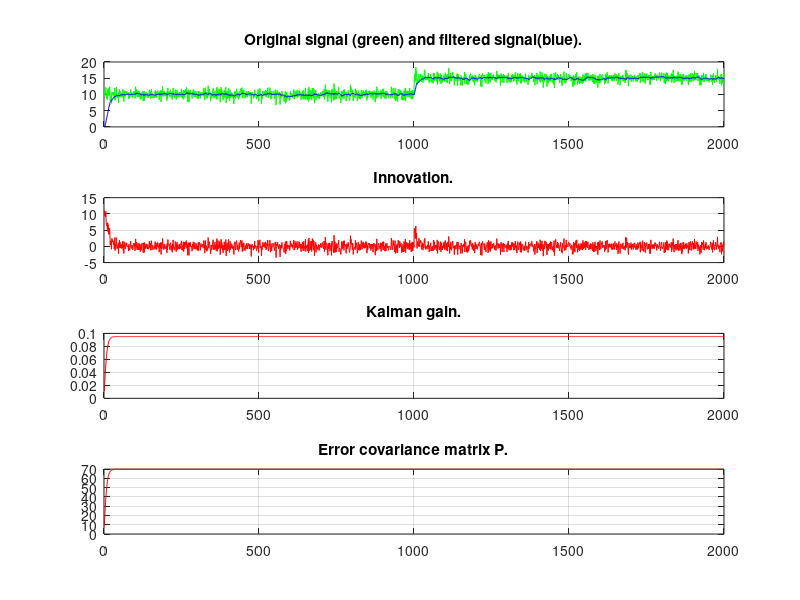

MATLAB code to generate this figure:
clear all;

% Create an matlab-file to demonstrate Kalman Filtering - 
% Constant estimation. Matlab-file will have to meet the following points:
% done - a) Generate a random signal with a defined standard deviation of length 2000
% samples, the signal will contain a step change in level, i.e. first 1000 level samples
% L1, second 1000 samples of level L2.
% done - b) Implement the KF to estimate the constant and tune the filter properly 
% according to the instructions given at the lecture.
% done - c) Plot the KF parameters:
% c1) Raw signal unfiltered vs. state vector (x);
% c2) Innovation;
% c3) Kalman gain;
% c4) Error covariance matrix P.
constant1 = 10;
constant2 = 15;
N = 2000;
dt = 0.01;

x = zeros(1, N);
x(1:1000) = x(1:1000) + constant1;
x(1001:end) = x(1001:end) + constant2;
noise = randn(1, N);
sig = x + noise;

% Values initialisation
A = [0];

xk = [0];

Pk = [1];
Qk = [std(sig)^2];

R = std(sig)^2 / dt;

G = [1];
I = eye(1);
Fi = [1];
H = [1];
inn_array = [0];
pss_array = [Pk];
kss_array = [0];

% x-, Pk- - extrapolation
% x+, Pk+ - observation

for i = 1:N
    % time step
    x_next_extra = Fi * xk(i);
    P_next_extra = Fi * Pk * Fi.' + Qk;
    
    % 
    K = P_next_extra * H.' / (H * P_next_extra * H.'  + R);
    
    zk = sig(i);

    expected = H * x_next_extra;
    inn_array(i) = zk - expected;

    xk(i + 1) = x_next_extra + K * inn_array(i);

    % P - symetric positive definite!
    Pk = (I - K*H) * P_next_extra;
    Pk = (Pk + Pk.') / 2;
    pss_array(i) = Pk;
    kss_array(i) = K;
    % Pk = (I - K*H)*P_next * (I - K*H).' + K*R*K.';

    %
    % diag(Pk) - dispersion of values that are looked
end


figure(1);

subplot(4, 1, 1);
grid on
plot(sig, '-g')
hold on
plot(xk(1:end-1), '-b')
title('Original signal (green) and filtered signal(blue).');

%
subplot(4, 1, 2);
plot(inn_array, '-r')
grid on
title('Innovation.');

%
subplot(4, 1, 3);
plot(kss_array, '-r')
grid on
title('Kalman gain.');

% 
subplot(4, 1, 4);
plot(pss_array, '-r')
grid on
title('Error covariance matrix P.');
